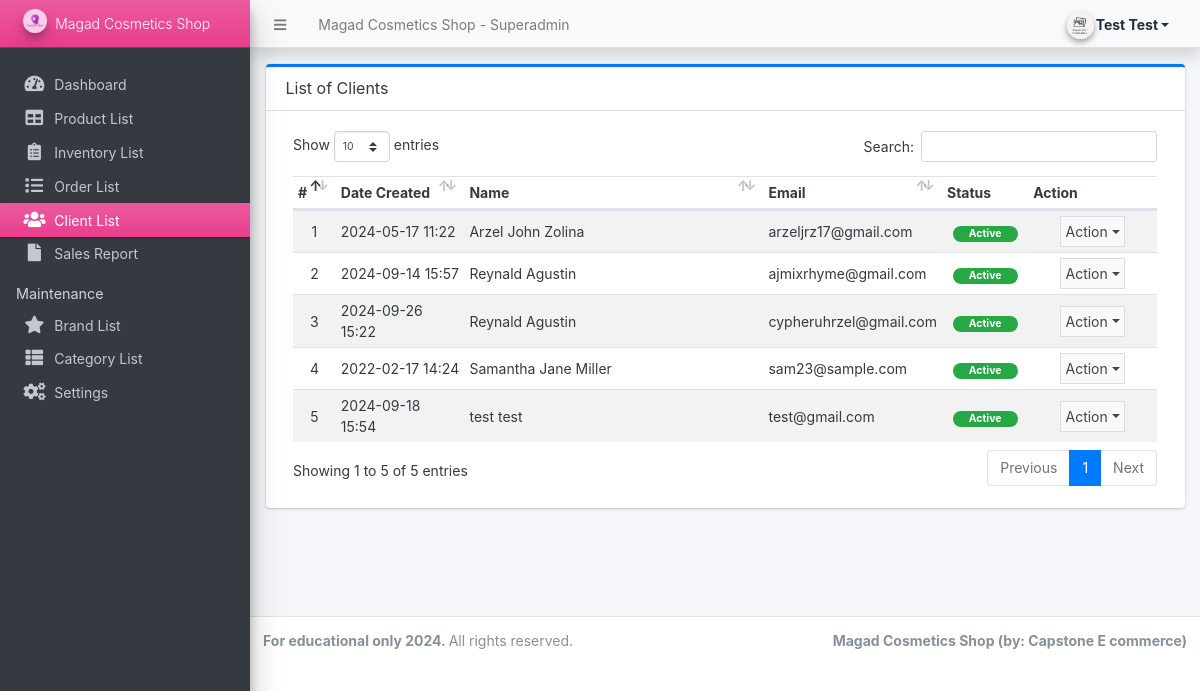
Before: /superadmin/?page=clients (signed in) with the older database file.
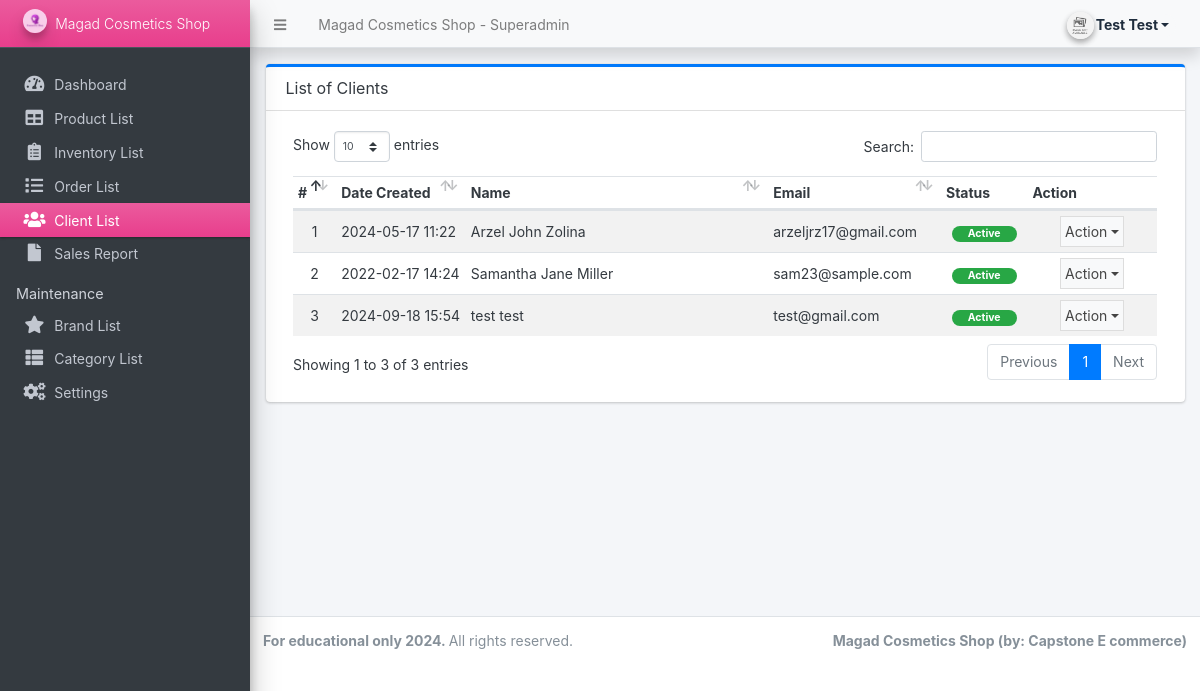
After: the same page with the newer database file.
### tables this page shows
CREATE TABLE `clients` (
  `id` int(30) NOT NULL,
  `firstname` varchar(250) NOT NULL,
  `lastname` varchar(250) NOT NULL,
  `gender` varchar(20) NOT NULL,
  `contact` varchar(15) NOT NULL,
  `email` varchar(250) NOT NULL,
  `password` text NOT NULL,
  `default_delivery_address` text NOT NULL,
  `status` tinyint(1) NOT NULL DEFAULT 1,
  `delete_flag` tinyint(1) NOT NULL DEFAULT 0,
  `date_created` datetime NOT NULL DEFAULT current_timestamp()
);

### config.php (called while the page is built, shortened)
<?php
require_once('classes/DBConnection.php');
require_once('classes/SystemSettings.php');
function validate_image($file)
{
    if (!empty($file)) {
        $ex = explode("?", $file);
        $file = $ex[0];
        $ts = isset($ex[1]) ? "?" . $ex[1] : '';
        if (is_file(base_app . $file)) {
            return base_url . $file . $ts;
        } else {
            return base_url . 'dist/img/no-image-available.png';
        }
    } else {
        return base_url . 'dist/img/no-image-available.png';
    }
}
function isMobileDevice()
{
    $aMobileUA = array(
        '/iphone/i' => 'iPhone',
        '/ipod/i' => 'iPod',
        '/ipad/i' => 'iPad',
        '/android/i' => 'Android',
        '/blackberry/i' => 'BlackBerry',
        '/webos/i' => 'Mobile'
    );
    return false;
}

### classes/DBConnection.php (called while the page is built, shortened)
<?php
class DBConnection
{
    private $host = 'localhost';
    private $username = 'root';
    private $password = '';
    private $database = 'cosmetics';
    public $conn;
    public function __construct()
    {
        if (!isset($this->conn)) {
            $this->conn = new mysqli($this->host, $this->username, $this->password, $this->database, 8111);
        }
    }
}

### classes/SystemSettings.php (called while the page is built, shortened)
<?php
class SystemSettings extends DBConnection
{
	function userdata($field = '')
	{
		if (!empty($field)) {
			if (isset($_SESSION['userdata'][$field]))
				return $_SESSION['userdata'][$field];
			else
				return null;
		} else {
			return false;
		}
	}
	function info($field = '')
	{
		if (!empty($field)) {
			if (isset($_SESSION['system_info'][$field]))
				return $_SESSION['system_info'][$field];
			else
				return false;
		} else {
			return false;
		}
	}
}
$_settings = new SystemSettings();

### superadmin/clients/index.php (the view, shortened to what this page needs)
<div class="card card-outline card-primary">
	<div class="card-header">
		<h3 class="card-title">List of Clients</h3>
	</div>
	<div class="card-body">
		<div class="container-fluid">
			<table class="table table-hover table-striped" id="list">
				<colgroup>
					<col width="5%">
					<col width="15%">
					<col width="35%">
					<col width="20%">
					<col width="10%">
					<col width="15%">
				</colgroup>
				<thead>
					<tr>
						<th>#</th>
						<th>Date Created</th>
						<th>Name</th>
						<th>Email</th>
						<th>Status</th>
						<th>Action</th>
					</tr>
				</thead>
				<tbody>
					<?php
					$i = 1;
					$qry = $conn->query("SELECT *,concat(firstname,' ',lastname) as fullname from `clients` where delete_flag = 0 order by concat(firstname,' ',lastname) asc ");
					while ($row = $qry->fetch_assoc()):
					?>
						<tr>
							<td class="text-center"><?php echo $i++; ?></td>
							<td><?php echo date("Y-m-d H:i", strtotime($row['date_created'])) ?></td>
							<td><?php echo $row['fullname'] ?></td>
							<td><?php echo $row['email'] ?></td>
							<td class="text-center">
								<?php if ($row['status'] == 1): ?>
									<span class="badge badge-success px-3 rounded-pill">Active</span>
								<?php else: ?>
									<span class="badge badge-danger px-3 rounded-pill">Inactive</span>
								<?php endif; ?>
							</td>
							<td align="center">
								<button type="button" class="btn btn-flat p-1 btn-default btn-sm dropdown-toggle dropdown-icon" data-toggle="dropdown">
									Action
								</button>
							</td>
						</tr>
					<?php endwhile; ?>
				</tbody>
			</table>
		</div>
	</div>
</div>

### superadmin/index.php (shortened to what this page needs)
<?php require_once('../config.php'); ?>
 <!DOCTYPE html>
<html lang="en" class="" style="height: auto;">
<?php require_once('inc/header.php') ?>
  <body class="sidebar-mini layout-fixed control-sidebar-slide-open layout-navbar-fixed sidebar-mini-md sidebar-mini-xs text-sm" data-new-gr-c-s-check-loaded="14.991.0" data-gr-ext-installed="" style="height: auto;">
    <div class="wrapper">
     <?php require_once('inc/topBarNav.php') ?>
     <?php require_once('inc/navigation.php') ?>
     <?php $page = isset($_GET['page']) ? $_GET['page'] : 'home';  ?>
      <div class="content-wrapper  pt-3" style="min-height: 567.854px;">
        <section class="content  text-dark">
          <div class="container-fluid">
            <?php
              if(!file_exists($page.".php") && !is_dir($page)){
                  include '404.html';
              }else{
                if(is_dir($page))
                  include $page.'/index.php';
                else
                  include $page.'.php';
              }
            ?>
          </div>
        </section>
      </div>
      <?php require_once('inc/footer.php') ?>
  </body>
</html>

### superadmin/inc/header.php (shortened to what this page needs)
<head>
    <link rel="stylesheet" href="<?php echo base_url ?>plugins/fontawesome-free/css/all.min.css">
    <link rel="stylesheet" href="<?php echo base_url ?>plugins/tempusdominus-bootstrap-4/css/tempusdominus-bootstrap-4.min.css">
  <link rel="stylesheet" href="<?php echo base_url ?>plugins/datatables-bs4/css/dataTables.bootstrap4.min.css">
  <link rel="stylesheet" href="<?php echo base_url ?>plugins/datatables-responsive/css/responsive.bootstrap4.min.css">
  <link rel="stylesheet" href="<?php echo base_url ?>plugins/datatables-buttons/css/buttons.bootstrap4.min.css">
  <link rel="stylesheet" href="<?php echo base_url ?>plugins/select2/css/select2.min.css">
  <link rel="stylesheet" href="<?php echo base_url ?>plugins/select2-bootstrap4-theme/select2-bootstrap4.min.css">
    <link rel="stylesheet" href="<?php echo base_url ?>plugins/icheck-bootstrap/icheck-bootstrap.min.css">
    <link rel="stylesheet" href="<?php echo base_url ?>plugins/jqvmap/jqvmap.min.css">
    <link rel="stylesheet" href="<?php echo base_url ?>dist/css/adminlte.css">
    <link rel="stylesheet" href="<?php echo base_url ?>dist/css/custom.css">
    <link rel="stylesheet" href="<?php echo base_url ?>plugins/overlayScrollbars/css/OverlayScrollbars.min.css">
    <link rel="stylesheet" href="<?php echo base_url ?>plugins/daterangepicker/daterangepicker.css">
    <link rel="stylesheet" href="<?php echo base_url ?>plugins/summernote/summernote-bs4.min.css">
  <link rel="stylesheet" href="<?php echo base_url ?>plugins/sweetalert2-theme-bootstrap-4/bootstrap-4.min.css">
  </head>

### superadmin/inc/topBarNav.php (shortened to what this page needs)
<nav class="main-header navbar navbar-expand navbar-light shadow text-sm">
  <ul class="navbar-nav">
    <li class="nav-item">
      <a class="nav-link" data-widget="pushmenu" href="#" role="button"><i class="fas fa-bars"></i></a>
    </li>
    <li class="nav-item d-none d-sm-inline-block">
      <a href="<?php echo base_url ?>" class="nav-link"><?php echo (!isMobileDevice()) ? $_settings->info('name') : $_settings->info('short_name'); ?> - Superadmin</a>
    </li>
  </ul>
  <ul class="navbar-nav ml-auto">
    <li class="nav-item">
      <div class="btn-group nav-link">
        <button type="button" class="btn btn-rounded badge badge-light dropdown-toggle dropdown-icon" data-toggle="dropdown">
          <span><img src="<?php echo validate_image($_settings->userdata('avatar')) ?>" class="img-circle elevation-2 user-img" alt="User Image"></span>
          <span class="ml-3"><?php echo ucwords($_settings->userdata('firstname') . ' ' . $_settings->userdata('lastname')) ?></span>
        </button>
      </div>
    </li>
  </ul>
</nav>

### superadmin/inc/navigation.php (shortened to what this page needs)
<aside class="main-sidebar sidebar-dark-pink elevation-4 sidebar-no-expand">
  <a href="<?php echo base_url ?>superadmin" class="brand-link bg-gradient-pink text-sm">
    <img src="<?php echo validate_image($_settings->info('logo')) ?>" alt="Store Logo" class="brand-image img-circle elevation-3" style="opacity: .8;width: 1.5rem;height: 1.5rem;max-height: unset">
    <span class="brand-text font-weight-light"><?php echo $_settings->info('short_name') ?></span>
  </a>
  <div class="sidebar os-host os-theme-light os-host-overflow os-host-overflow-y os-host-resize-disabled os-host-transition os-host-scrollbar-horizontal-hidden">
    <div class="os-content-glue" style="margin: 0px -8px; width: 249px; height: 646px;"></div>
    <div class="os-padding">
      <div class="os-viewport os-viewport-native-scrollbars-invisible" style="overflow-y: scroll;">
        <div class="os-content" style="padding: 0px 8px; height: 100%; width: 100%;">
          <nav class="mt-4">
            <ul class="nav nav-pills nav-sidebar flex-column text-sm nav-compact nav-flat nav-child-indent nav-collapse-hide-child" data-widget="treeview" role="menu" data-accordion="false">
              <li class="nav-item dropdown">
                <a href="./" class="nav-link nav-home">
                  <i class="nav-icon fas fa-tachometer-alt"></i>
                  <p>
                    Dashboard
                  </p>
                </a>
              </li>
              <li class="nav-item dropdown">
                <a href="<?php echo base_url ?>superadmin/?page=product" class="nav-link nav-product">
                  <i class="nav-icon fas fa-table"></i>
                  <p>
                    Product List
                  </p>
                </a>
              </li>
              <li class="nav-item dropdown">
                <a href="<?php echo base_url ?>superadmin/?page=inventory" class="nav-link nav-inventory">
                  <i class="nav-icon fas fa-clipboard-list"></i>
                  <p>
                    Inventory List
                  </p>
                </a>
              </li>
              <li class="nav-item dropdown">
                <a href="<?php echo base_url ?>superadmin/?page=orders" class="nav-link nav-orders">
                  <i class="nav-icon fas fa-list"></i>
                  <p>
                    Order List
                  </p>
                </a>
              </li>
              <li class="nav-item dropdown">
                <a href="<?php echo base_url ?>superadmin/?page=clients" class="nav-link nav-clients">
                  <i class="nav-icon fas fa-users"></i>
                  <p>
                    Client List
                  </p>
                </a>
              </li>
              <li class="nav-item dropdown">
                <a href="<?php echo base_url ?>superadmin/?page=sales" class="nav-link nav-sales">
                  <i class="nav-icon fas fa-file"></i>
                  <p>
                    Sales Report
                  </p>
                </a>
              </li>
              <li class="nav-header">Maintenance</li>
              <li class="nav-item dropdown">
                <a href="<?php echo base_url ?>superadmin/?page=maintenance/brand" class="nav-link nav-maintenance_brand">
                  <i class="nav-icon fas fa-star"></i>
                  <p>
                    Brand List
                  </p>
                </a>
              </li>
              <li class="nav-item dropdown">
                <a href="<?php echo base_url ?>superadmin/?page=maintenance/category" class="nav-link nav-maintenance_category">
                  <i class="nav-icon fas fa-th-list"></i>
                  <p>
                    Category List
                  </p>
                </a>
              </li>
              <li class="nav-item dropdown">
                <a href="<?php echo base_url ?>superadmin/?page=system_info" class="nav-link nav-system_info">
                  <i class="nav-icon fas fa-cogs"></i>
                  <p>
                    Settings
                  </p>
                </a>
              </li>
            </ul>
          </nav>
        </div>
      </div>
    </div>
  </div>
</aside>

### superadmin/inc/footer.php (shortened to what this page needs)
<footer class="main-footer text-sm">
  <strong>For educational only <?php echo date('Y') ?>.
  </strong>
  All rights reserved.
  <div class="float-right d-none d-sm-inline-block">
    <b><?php echo $_settings->info('short_name') ?> (by: Capstone E commerce)</b>
  </div>
</footer>
</div>

### superadmin/inc/topBarNav.php (style rules this page uses)
.user-img { position: absolute; height: 27px; width: 27px; object-fit: cover; left: -7%; top: -12%; }
.btn-rounded { border-radius: 50px; }

Changed rows visible on the page:
removed clients: date_created "2024-09-14 15:57", fullname "Reynald Agustin", email "ajmixrhyme@gmail.com", status "Active"
removed clients: date_created "2024-09-26 15:22", fullname "Reynald Agustin", email "cypheruhrzel@gmail.com", status "Active"
Other visible differences:
text written by a page script: "Show entries Search: Showing 1 to 5 of 5 entries Previous 1 Next" → "Show entries Search: Showing 1 to 3 of 3 entries Previous 1 Next"
